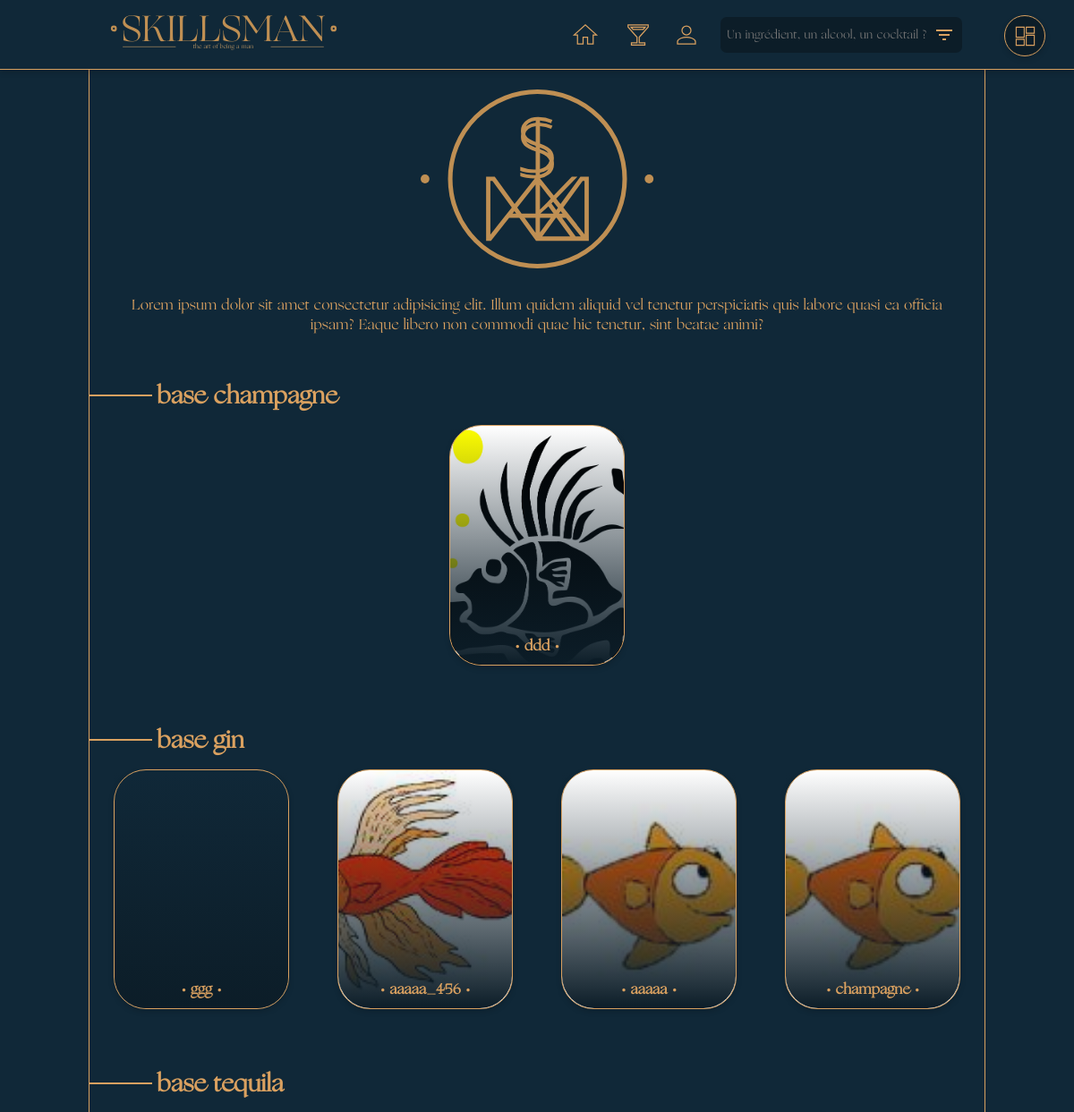
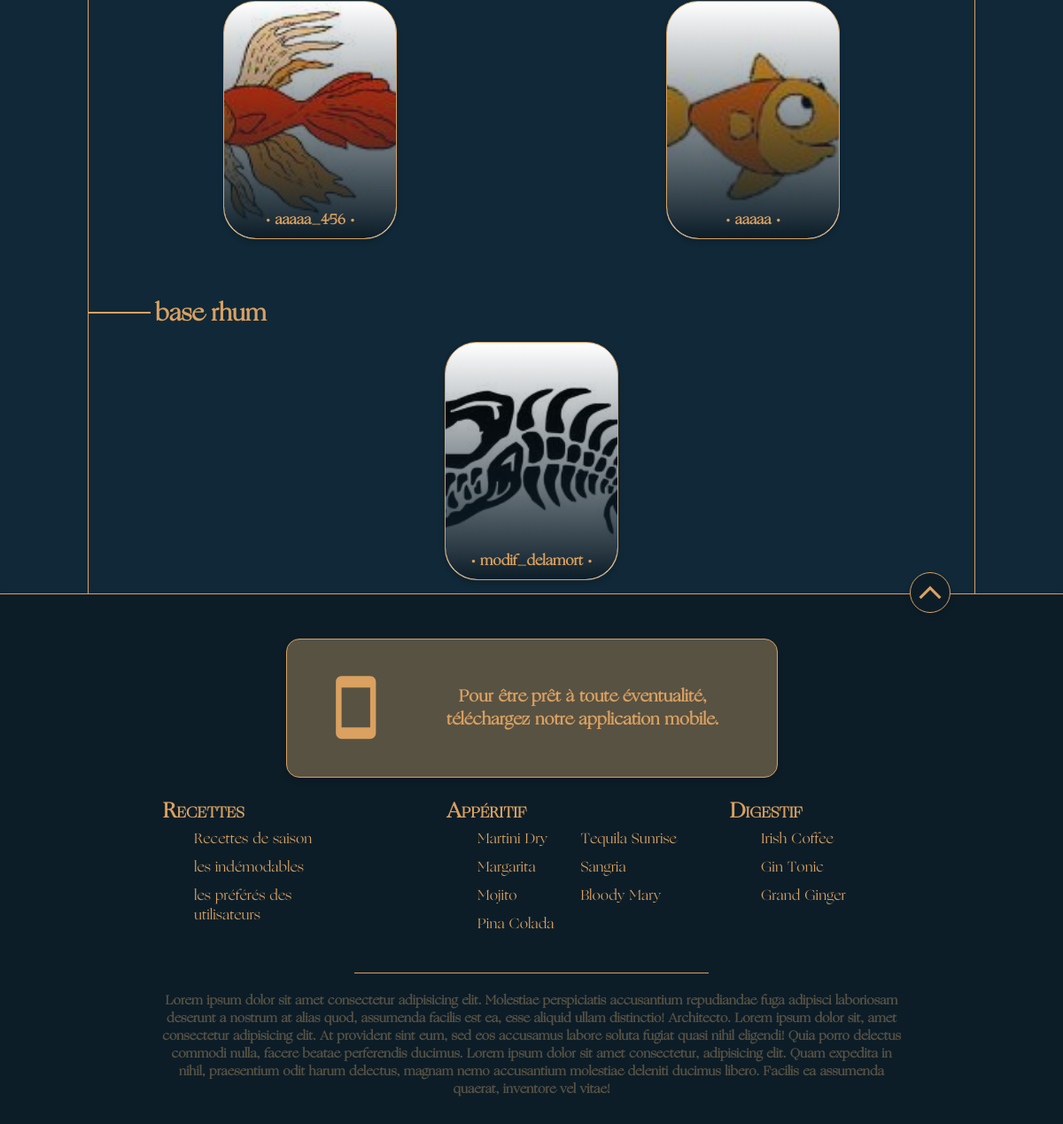
The page / on the database its author committed (2 pictures, top to bottom).
### tables this page shows
CREATE TABLE IF NOT EXISTS `cocktail` (
  `Coc_Id` int NOT NULL AUTO_INCREMENT,
  `Coc_Nom` varchar(100) NOT NULL,
  `Coc_Recette` text NOT NULL,
  `Coc_DateCreation` timestamp NOT NULL DEFAULT CURRENT_TIMESTAMP,
  `Uti_Id` int NOT NULL,
  `Coc_Etat` varchar(10) NOT NULL,
  PRIMARY KEY (`Coc_Id`),
  KEY `Cocktail_Utilisateurs_FK` (`Uti_Id`)
);

CREATE TABLE IF NOT EXISTS `images` (
  `Img_Id` int NOT NULL AUTO_INCREMENT,
  `Img_Nom` varchar(100) NOT NULL,
  `Img_Adresse` varchar(100) NOT NULL,
  `Coc_Id` int DEFAULT NULL,
  `Uti_Id` int DEFAULT NULL,
  PRIMARY KEY (`Img_Id`),
  KEY `Images_Cocktail_AK` (`Coc_Id`) USING BTREE,
  KEY `Images_Utilisateurs0_AK` (`Uti_Id`) USING BTREE
);

CREATE TABLE IF NOT EXISTS `typecocktail` (
  `Typ_Id` int NOT NULL AUTO_INCREMENT,
  `Typ_Libelle` varchar(100) NOT NULL,
  PRIMARY KEY (`Typ_Id`)
);

CREATE TABLE IF NOT EXISTS `categoriecocktail` (
  `Typ_Id` int NOT NULL,
  `Coc_Id` int NOT NULL,
  PRIMARY KEY (`Typ_Id`,`Coc_Id`),
  KEY `CategorieCocktail_Cocktail0_FK` (`Coc_Id`)
);

### controller/cocktailController.php (called while the page is built, shortened)
<?php
require('models/Cocktail.php');
function listCocktailsAccueil(){
  $cocs = getCocAll();
  $cats = [];
  foreach($cocs as $coc){
    if (!in_array($coc[9], $cats) && ($coc[9]!== NULL)) {
        array_push($cats,$coc[9]);
    }
  }
  require('./views/template.php');
}

### models/Cocktail.php (called while the page is built, shortened)
<?PHP
function getCocAll($eta = 'publie'){
    $db = dbConnect();
    $sth = $db -> prepare("SELECT * FROM cocktail co
                                    left join categoriecocktail  ca on Ca.Coc_Id = co.Coc_Id
                                    left join typecocktail tc on tc.Typ_Id = ca.Typ_Id
                                    left join images im on im.Coc_id = co.Coc_Id
                           where Coc_Etat=:Coc_Etat ORDER BY Coc_DateCreation DESC, Typ_Libelle");
    if($sth -> execute (
        [
        ':Coc_Etat' => $eta
        ]
    )
    ){
        $ups = $sth->fetchAll();
        return $ups;
    }
    else{
        throw new Exception('pb');
    }
}

### views/template.php (the view, shortened to what this page needs)
    <?php include('./components/menu.php'); ?>
    <div class="container">
        <div class="entete">
            <p style="text-align:center; padding: 0px 40px;">Lorem ipsum dolor sit amet consectetur adipisicing elit. Illum quidem aliquid vel tenetur perspiciatis quis labore quasi ea officia ipsam? Eaque libero non commodi quae hic tenetur, sint beatae animi?</p>
        </div>
            <div class="allGalerie">
                <?php
                    foreach($cats as $cat){
                        echo '
                        <div class="galerie">
                            <div id="newSection" class="newSection">
                                <div class="sectionTitle"></div>
                                <h2>base '.$cat.'</h2>
                            </div>
                            <div class="result">';
                                foreach($cocs as $coc){
                                    if($cat == $coc[9]){
                                        echo '
                                        <a href="?action=getcocktail&id='.$coc[7].'">
                                            <div class="tuiles myCover" style="background-image:url(\'./public/images/'.$coc[11].'\')">
                                                <div class="gradient">
                                                    <h2>• '.$coc[1].' •</h2>
                                                </div>
                                            </div>
                                        </a>';
                                    }
                                }
                            echo'
                            </div>
                        </div>';
                    }
                ?>
                </div>
            </div>
<?php
    include('./components/footer.php');
?>

### public/myGlobalStyle.css (style rules this page uses)
* { font-family: "Ogg", "Ogg-Roman", "Ogg Roman", serif; margin: 0; padding: 0; }
body { font-family: "Ogg", "Ogg-Roman", "Ogg Roman", serif; font-style: normal; -webkit-font-smoothing: antialiased; -webkit-text-stroke-width: 0px; -moz-osx-font-smoothing: grayscale; display: flex; flex-direction: column; justify-content: center; align-items: center; background-color: #102838; color : #DAA160; }
.container { display: flex; flex-direction: row; justify-content: space-around; align-content: flex-start; flex-wrap: wrap; font-family: "Ogg", "Ogg-Roman", "Ogg Roman", serif; margin-top: 50px; width: 1000px; border-left: 1px solid #DAA160; border-right: 1px solid #DAA160; }
html { height: 100%; }
h2 { font-family: 'Ogg', 'Ogg-Roman', 'Ogg Roman', serif; font-size : 20pt; }
a { text-decoration: transparent; color: #DAA160; }
.myCover { background-repeat: no-repeat; background-size: cover; background-position: top; width: 100%; height: 350px; border-bottom: 1px solid #DAA160; text-align: center; box-shadow: 0px 3px 6px #00000029; border-radius: 0pt 0pt 27pt 27pt; margin-bottom: 50px; }
.gradient { display: flex; align-items: flex-end; justify-content: center; height: 100%; background: rgba(21,27,32,0.5); background: linear-gradient(180deg, rgba(187,99,62,0) 0%, rgba(12,29,40,1) 100%); border-radius: 0pt 0pt 27pt 27pt; }
svg { overflow: visible; cursor: pointer; }
svg, #addItem, #liquor, #remove { stroke: #DAA160; fill: transparent; stroke-width: 15px; }
#whiskey, #gin, #vodka, #cognac, #rhum, #champagne, #noAlcool, #addItem, #myLogo, #embleme, #smartphone, #sendIt { fill:#DAA160; stroke-width: 0px; }
.entete { margin-top: 50px; display: flex; flex-direction: column; justify-content: space-around ; align-items: center; }
#embleme { cursor: unset; height: 200px; margin-bottom: 30px; }
.newSection { display: flex; align-items: center; }
.sectionTitle { width: 70px; height: 2px; background-color: #DAA160; margin-right: 5px ; }
.galerie { margin-top:50px; width: 100%; }
.allGalerie { width: 100%; }
.result { display: flex; flex-wrap: wrap; justify-content: space-around; align-items: space-around; }
.tuiles { font-family: "Ogg", "Ogg-Roman", "Ogg Roman", serif; display: flex; flex-direction: column; align-items: center; justify-content: flex-end; width: 145pt; height: 200pt; border: 1px solid #DAA160; margin: 15px 5px; border-radius: 27pt; text-align: center; box-shadow: 0px 3px 6px #00000029; }
.tuiles > .gradient { width: 100%; }
.tuiles > .gradient > h2 { margin: 10px 20px; font-size: 16px; }

### components/menu.php (style rules this page uses)
.cls-1 { font-size:72px; }
.cls-1,.cls-2 { fill:#bf8f53; }
.cls-1,.cls-3 { font-family:Ogg-Roman, Ogg; }
.cls-3 { font-size:12px; }
.cls-3,.cls-4 { fill:#ca9e67; }

### views/template.php (style rules this page uses)
.cls-1 { fill:#bf8f53; }

### rows shown on the page
cocktail: Coc_Nom "champagne", images.Img_Nom (picture)
cocktail: images.Img_Nom (picture), Coc_Nom "ddd"
typecocktail: Typ_Libelle "gin"
categoriecocktail: Coc_Id.Coc_Nom "ggg"
cocktail: images.Img_Nom (picture), Coc_Nom "aaaaa_456"
cocktail: images.Img_Nom (picture), Coc_Nom "aaaaa"
cocktail: images.Img_Nom (picture), Coc_Nom "modif_delamort"

### other values the page prints
$cat "tequila"
$cat "rhum"
